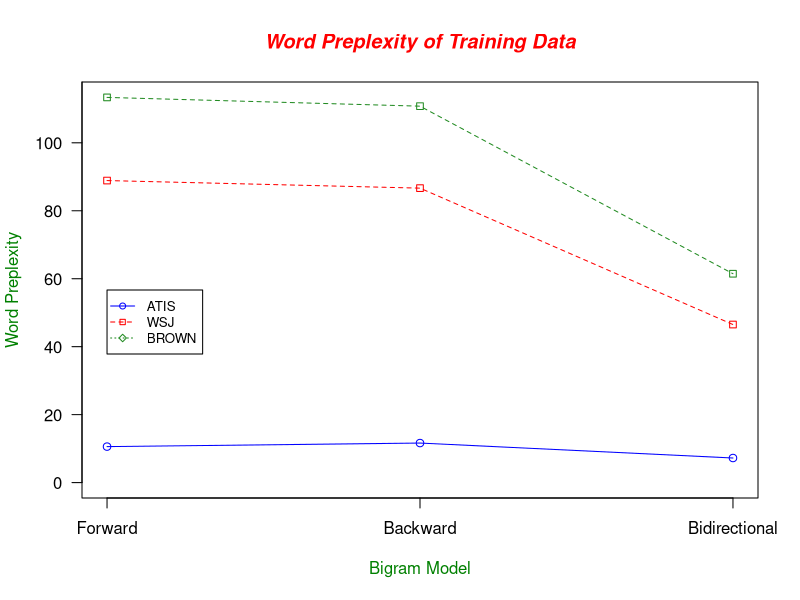

Source code (R):
ATIS <- c(10.591, 11.636, 7.235)
WSJ <- c(88.890, 86.660, 46.514)
BROWN <- c(113.360, 110.783, 61.469)
g_range <- range(0, ATIS, WSJ, BROWN)
plot_colors <- c("blue", "red", "forestgreen")
plot(ATIS, type = "o", col = plot_colors[1], ylim = g_range, axes = FALSE, ann = FALSE)
axis(1, at = 1:3, lab = c("Forward", "Backward", "Bidirectional"))
axis(2, las=1, at=20*0:g_range[2])
box()
lines(WSJ, type="o", pch=22, lty=2, col=plot_colors[2])
lines(BROWN, type="o", pch=22, lty=2, col=plot_colors[3])
title(main="Word Preplexity of Training Data", col.main="red", font.main=4)
title(xlab= "Bigram Model", col.lab=rgb(0,0.5,0))
title(ylab= "Word Preplexity", col.lab=rgb(0,0.5,0))
legend(1, g_range[2]*0.5, c("ATIS", "WSJ", "BROWN"), cex=0.8, col=plot_colors, pch=21:23, lty=1:3);